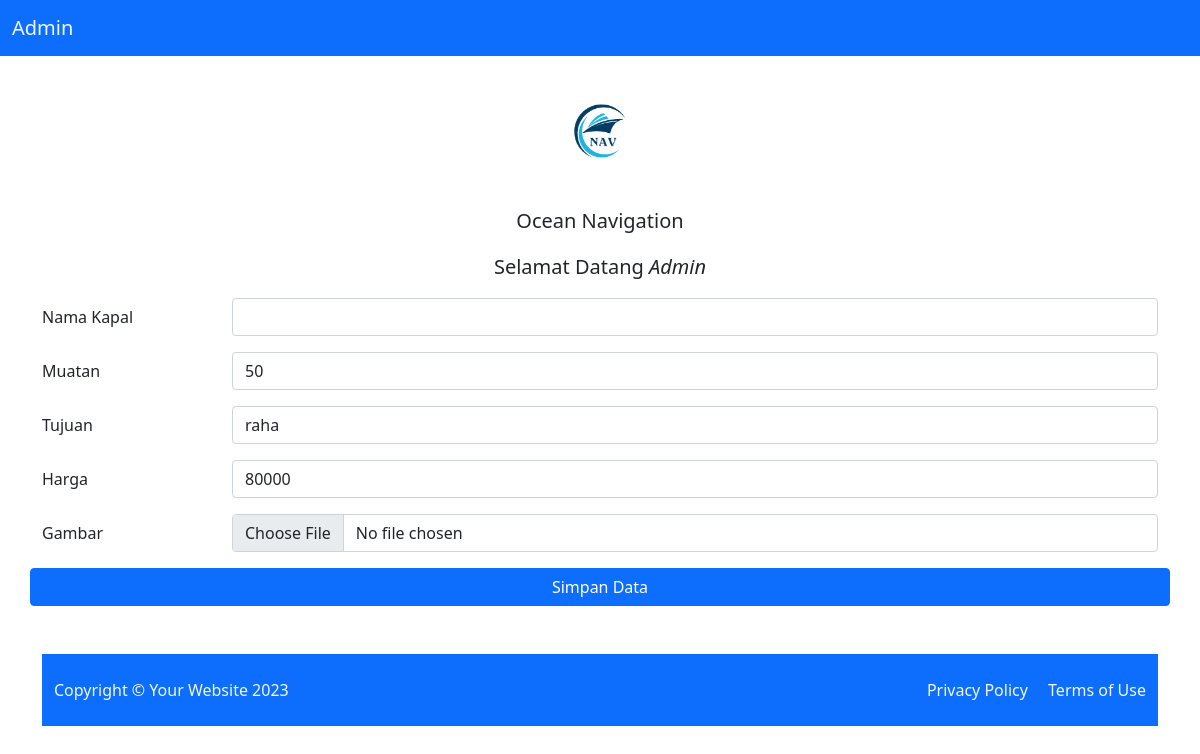
Screenshot of /admin/olah.php?edit=5 (signed in) with the database file from the repository.
### tables this page shows
CREATE TABLE `tb_jadwal` (
  `id_kapal` int(10) NOT NULL,
  `kapal` varchar(30) NOT NULL,
  `muatan` int(11) NOT NULL,
  `tujuan` varchar(30) NOT NULL,
  `harga` decimal(30,0) NOT NULL,
  `nama_kapal` varchar(250) NOT NULL
);

### admin/olah.php (the view, shortened to what this page needs)
<!doctype html>
<html lang="en">
<?php
include "koneksi.php";
$nama_kapal = "";
$muatan = "";
$tujuan = "";
$harga = "";
$gambar = "";
if (isset($_GET["edit"])) {
    $id_kapal = $_GET["edit"];
    $query = mysqli_query($conn, "SELECT * FROM tb_jadwal WHERE id_kapal='$id_kapal'");
    $data = mysqli_fetch_array($query);
    $nama_kapal = $data["nama_kapal"];
    $muatan = $data["muatan"];
    $tujuan = $data["tujuan"];
    $harga = $data["harga"];
    $gambar = $data["kapal"];
}
?>
<head>
    <link href="https://cdn.jsdelivr.net/npm/bootstrap@5.1.3/dist/css/bootstrap.min.css" rel="stylesheet">
</head>
<body>
    <?php
    include("navbar.php");
    ?>
    <div class="img align-middle text-center">
        <img src="gambar/Modern Initial MB Logo.png" alt="gambar" style="height: 150px;">
    </div>
    <figure class="text-center bordered ">
        <blockquote class="blockquote">
            <p>Ocean Navigation</p>
        </blockquote>
        <figcaption class="blockquote">
            Selamat Datang <cite title="Source Title">Admin</cite>
        </figcaption>
    </figure>
    <div class="container">
        <form action="proses.php" method="post" enctype="multipart/form-data">
            <div class="mb-3 row">
                <label for="nama_kapal" class="col-sm-2 col-form-label">Nama Kapal</label>
                <div class="col-sm-10">
                    <input type="text" class="form-control" id="nama_kapal" name="nama_kapal" value="<?php echo $nama_kapal ?>">
                </div>
            </div>
            <div class="mb-3 row">
                <label for="muatan" class="col-sm-2 col-form-label">Muatan</label>
                <div class="col-sm-10">
                    <input type="text" class="form-control" id="muatan" name="muatan" value="<?php echo $muatan ?>">
                </div>
            </div>
            <div class="mb-3 row">
                <label for="tujuan" class="col-sm-2 col-form-label">Tujuan</label>
                <div class="col-sm-10">
                    <select name="tujuan" id="tujuan" class="form-control">
                        <option value="raha" <?php if ($tujuan == "raha") echo "selected" ?>>raha</option>
                    </select>
                </div>
            </div>
            <div class="mb-3 row">
                <label for="harga" class="col-sm-2 col-form-label">Harga</label>
                <div class="col-sm-10">
                    <input type="number" class="form-control" id="harga" name="harga" value="<?php echo $harga ?>">
                </div>
            </div>
            <div class="mb-3 row">
                <label for="gambar" class="col-sm-2 col-form-label">Gambar</label>
                <div class="col-sm-10">
                    <input type="file" class="form-control" id="gambar" name="gambar" value="<?php echo $gambar ?>">
                </div>
            </div>
            <div class="mb-3 row">
                <?php
                if (isset($_GET['edit'])) {
                    echo "<button type='submit' class='btn btn-primary' name='btnProses' value='edit'>Simpan Data</button>";
                } else {
                    echo "<button type='submit' class='btn btn-primary' name='btnProses' value='tambah'>Tambah Data</button>";
                }
                ?>
            </div>
        </form>
        <?php
        include("footer.php");
        ?>
    </div>
</body>
</html>

### rows the page displays
tb_jadwal: muatan "50", tujuan "raha", harga "80000"
